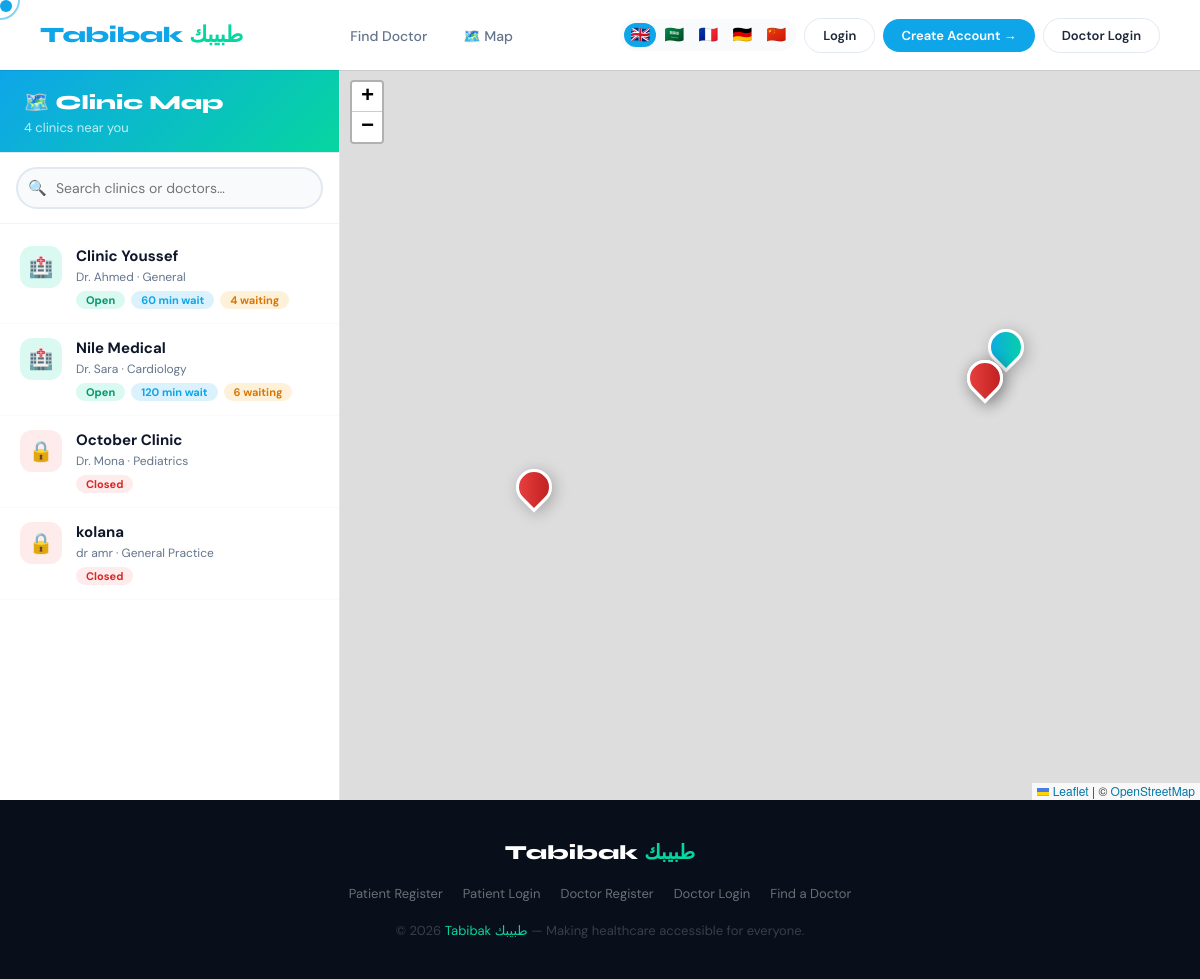
The page /map on the database its author committed.
### tables this page shows
CREATE TABLE clinics (
        id INTEGER PRIMARY KEY,
        name TEXT,
        doctor TEXT,
        specialty TEXT,
        patients_waiting INTEGER,
        minutes_per_patient INTEGER,
        is_open INTEGER
    , latitude REAL DEFAULT 0, longitude REAL DEFAULT 0, address TEXT DEFAULT '');

### backend/routes/public.py (the view)
@public_bp.route("/map")
def map_view():
    data = get_clinics()
    clinics = [dict(c) for c in data]
    return render_template("map.html", clinics=clinics)

### backend/data/database.py (called while the page is built)
def get_db():
    if Config.DB_ENGINE == "postgres":
        return _get_postgres_conn()
    return _get_sqlite_conn()

def _get_sqlite_conn():
    conn = sqlite3.connect(Config.DB_PATH)
    conn.row_factory = sqlite3.Row
    conn.execute("PRAGMA journal_mode=WAL")
    conn.execute("PRAGMA foreign_keys=ON")
    return conn

### backend/services/clinic.py (called while the page is built)
def get_clinics():
    conn = get_db()
    cursor = conn.cursor()
    cursor.execute("SELECT * FROM clinics")
    clinics = cursor.fetchall()
    conn.close()
    return clinics

### templates/map.html (shortened to what this page needs)
{% extends 'base.html' %}
{% block body_class %}page-map{% endblock %}
{% block extra_head %}
<link rel="stylesheet" href="https://unpkg.com/leaflet@1.9.4/dist/leaflet.css" />
{% endblock %}
{% block content %}
<div class="map-layout">
    <aside class="map-sidebar">
        <div class="map-sidebar-header">
            <h2>🗺️ Clinic Map</h2>
            <p>{{ clinics|length }} clinics near you</p>
        </div>
        <div class="map-search-bar">
            <span class="search-icon">🔍</span>
            <input type="text" id="clinicSearch" placeholder="Search clinics or doctors…">
        </div>
        <div class="clinic-list" id="clinicList">
            {% for clinic in clinics %}
            <div class="clinic-item" data-id="{{ clinic.id }}"
                 data-name="{{ clinic.name|lower }}"
                 data-doctor="{{ clinic.doctor|lower }}"
                 onclick="focusClinic({{ clinic.id }}, {{ clinic.latitude or 30.0444 }}, {{ clinic.longitude or 31.2357 }})">
                <div class="clinic-item-icon {{ 'open' if clinic.is_open else 'closed' }}">
                    {{ '🏥' if clinic.is_open else '🔒' }}
                </div>
                <div class="clinic-item-info">
                    <div class="clinic-item-name">{{ clinic.name }}</div>
                    <div class="clinic-item-meta">{{ clinic.doctor }} · {{ clinic.specialty }}</div>
                    <div class="clinic-item-badges">
                        {% if clinic.is_open %}
                            <span class="pill pill-green">Open</span>
                            <span class="pill pill-blue">{{ clinic.patients_waiting * clinic.minutes_per_patient }} min wait</span>
                            <span class="pill pill-orange">{{ clinic.patients_waiting }} waiting</span>
                        {% else %}
                            <span class="pill pill-red">Closed</span>
                        {% endif %}
                    </div>
                </div>
            </div>
            {% endfor %}
        </div>
    </aside>
    <div id="map"></div>
</div>
{% endblock %}

### static/style.css (style rules this page uses)
:root { --primary: #0ea5e9; --primary-dark: #0284c7; --primary-light: #bae6fd; --accent: #06d6a0; --accent2: #f72585; --dark: #0f172a; --dark2: #1e293b; --dark3: #334155; --light: #f8fafc; --text: #1e293b; --text-muted: #64748b; --white: #ffffff; --glass: rgba(255,255,255,0.08); --glass-border: rgba(255,255,255,0.15); --shadow: 0 25px 50px -12px rgba(0,0,0,0.25); --shadow-sm: 0 4px 20px rgba(0,0,0,0.08); --radius: 20px; --radius-sm: 12px; --transition: all 0.4s cubic-bezier(0.16, 1, 0.3, 1); }
* { margin: 0; padding: 0; box-sizing: border-box; }
html { scroll-behavior: smooth; }
body { font-family: 'DM Sans', sans-serif; color: var(--text); background: var(--light); overflow-x: hidden; min-height: 100vh; display: flex; flex-direction: column; }

### templates/map.html (style rules this page uses)
.map-layout { display: grid; grid-template-columns: 340px 1fr; height: calc(100vh - 70px); }
.map-sidebar { background: white; border-right: 1px solid #e2e8f0; display: flex; flex-direction: column; overflow: hidden; }
.map-sidebar-header { padding: 20px 24px 16px; border-bottom: 1px solid #e2e8f0; background: linear-gradient(135deg, var(--primary), var(--accent)); }
.map-sidebar-header h2 { font-family: 'Syne', sans-serif; font-size: 20px; font-weight: 800; color: white; margin-bottom: 4px; }
.map-sidebar-header p { color: rgba(255,255,255,0.75); font-size: 13px; }
.map-search-bar { padding: 14px 16px; border-bottom: 1px solid #f1f5f9; position: relative; }
.map-search-bar input { width: 100%; padding: 10px 16px 10px 38px; border: 2px solid #e2e8f0; border-radius: 50px; font-size: 14px; font-family: inherit; outline: none; transition: border-color 0.2s; background: #f8fafc; }
.map-search-bar .search-icon { position: absolute; left: 28px; top: 50%; transform: translateY(-50%); font-size: 15px; }
.clinic-list { flex: 1; overflow-y: auto; padding: 8px 0; }
.clinic-item { padding: 14px 20px; cursor: pointer; border-bottom: 1px solid #f8fafc; transition: background 0.15s; display: flex; gap: 14px; align-items: flex-start; }
.clinic-item-icon { width: 42px; height: 42px; border-radius: 12px; display: flex; align-items: center; justify-content: center; font-size: 20px; flex-shrink: 0; }
.clinic-item-icon.open { background: rgba(6,214,160,0.15); }
.clinic-item-icon.closed { background: rgba(239,68,68,0.1); }
.clinic-item-info { flex: 1; min-width: 0; }
.clinic-item-name { font-weight: 700; font-size: 15px; color: var(--dark); margin-bottom: 3px; white-space: nowrap; overflow: hidden; text-overflow: ellipsis; }
.clinic-item-meta { font-size: 12px; color: var(--text-muted); margin-bottom: 6px; }
.clinic-item-badges { display: flex; gap: 6px; flex-wrap: wrap; }
.pill { padding: 2px 10px; border-radius: 50px; font-size: 11px; font-weight: 700; }
.pill-green { background: rgba(6,214,160,0.15); color: #059669; }
.pill-red { background: rgba(239,68,68,0.1); color: #dc2626; }
.pill-blue { background: rgba(14,165,233,0.15); color: var(--primary); }
.pill-orange { background: rgba(245,158,11,0.15); color: #d97706; }
#map { width: 100%; height: 100%; z-index: 1; }

### rows shown on the page
clinics: is_open "🏥", name "Clinic Youssef", doctor "Dr. Ahmed", specialty "General", clinic.patients_waiting*clinic.minutes_per_patient "60", patients_waiting "4"
clinics: is_open "🏥", name "Nile Medical", doctor "Dr. Sara", specialty "Cardiology", clinic.patients_waiting*clinic.minutes_per_patient "120", patients_waiting "6"
clinics: is_open "🔒", name "October Clinic", doctor "Dr. Mona", specialty "Pediatrics", shows "Closed"
clinics: is_open "🔒", name "kolana", doctor "dr amr", specialty "General Practice", shows "Closed"

### other values the page prints
{{ clinics|length }} "4"
